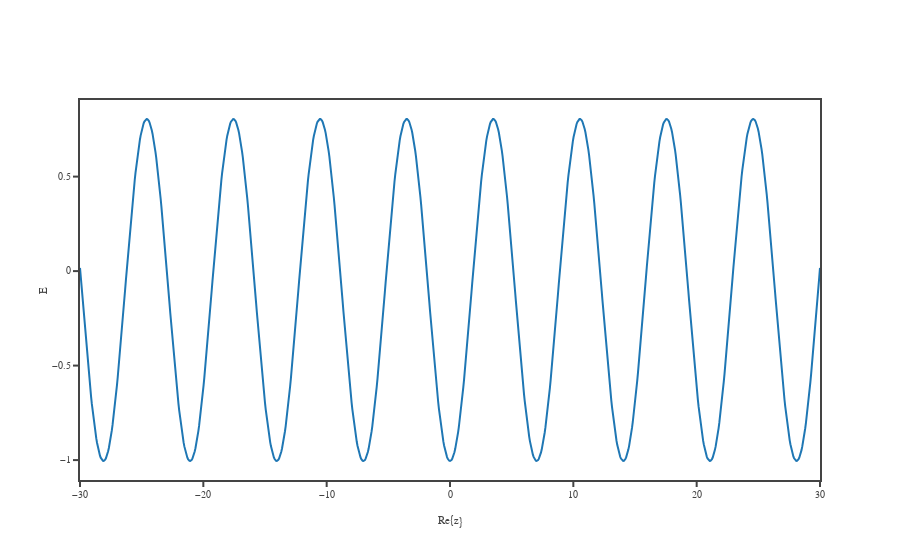

The cell this chart's notebook holds for it:
### Code cell
p_in = np.array([1])
z_in = np.array([2])
sys_E = RK_own.system(1/50,1,1)
st_E = RK_own.state(sys_E,p_in,z_in)
x_axis = np.linspace(-30,30,1001)
y_axis = []

for i in range(1001):
  y_axis.append(st_E.exp_Et(p_in,np.array([x_axis[i]])))
fig = RK_own.go.Figure()
fig.add_scatter(x = x_axis, y = y_axis )
fig.update_layout(template= RK_own.fig_template,xaxis = dict(title='Re{z}',tickmode = 'array',ticklen = 5),
                  yaxis = dict(title='E',tickmode = 'array',ticklen = 5) ,)

### Figure 1 — Plotly figure (JSON) as saved in the notebook; plotly's stock layout.template omitted (floating-point values rounded to 4 significant figures; data arrays with more than 128 entries replaced by an {"elided": "..."} marker saying what was removed)
{"data": [{"type": "scatter", "x": {"elided": "1001 float values"}, "y": {"elided": "1001 float values"}}], "layout": {"xaxis": {"ticklen": 5, "tickmode": "array", "title": {"text": "Re{z}"}}, "yaxis": {"ticklen": 5, "tickmode": "array", "title": {"text": "E"}}}}
